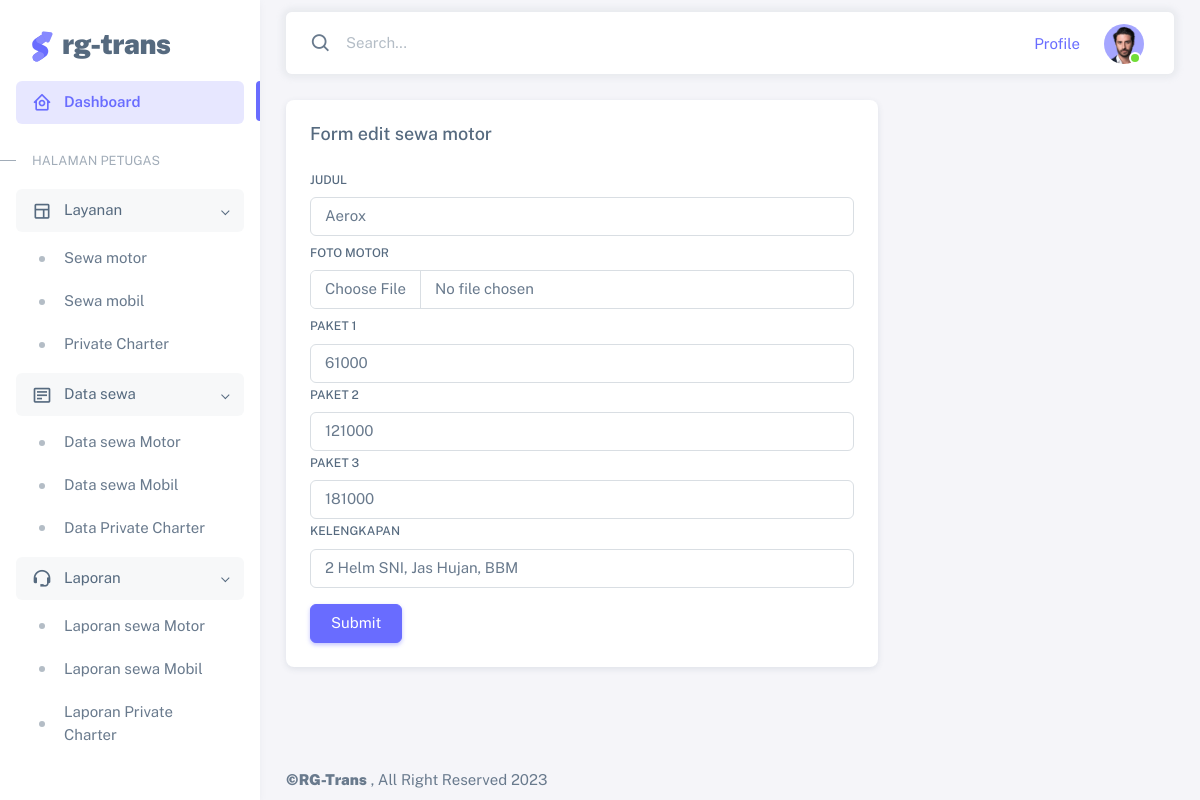
The app's page /edit_motor.php?edit_motor=1 with its own data.
### tables this page shows
CREATE TABLE `s_motor` (
  `id` int(11) NOT NULL,
  `judul` varchar(100) NOT NULL,
  `kelengkapan` varchar(255) NOT NULL,
  `paket1` int(11) NOT NULL,
  `paket2` int(11) DEFAULT NULL,
  `paket3` int(11) DEFAULT NULL,
  `foto` varchar(255) NOT NULL
);

### edit_motor.php (the view, shortened to what this page needs)
<?php
require_once('koneksi.php');
if(isset($_GET['edit_motor'])){
    $id = $_GET['edit_motor'];
    $query = "SELECT * FROM s_motor where id='$id'";
    $data= mysqli_query($conn,$query);
}
?>
<!DOCTYPE html>
<html
  lang="en"
  class="light-style layout-menu-fixed"
  dir="ltr"
  data-theme="theme-default"
  data-assets-path="sneat/assets/"
  data-template="vertical-menu-template-free"
>
  <head>
    <?php require_once('layout2/_CSS.php')?>
  </head>
  <body>
    <div class="layout-wrapper layout-content-navbar">
      <div class="layout-container">
        <?php require_once('layout2/_Sidebar.php')?>
        <div class="layout-page">
          <?php require_once('layout2/_Navbar.php')?>
          <div class="content-wrapper">
            <div class="container-xxl flex-grow-1 container-p-y ">
            <div class="row">
             <form enctype="multipart/form-data" action="proses.php" method="POST">
             <div class="col-md-8">
             <div class="card align-center">
                    <h5 class="card-header">Form edit sewa motor</h5>
                    <div class="card-body">
                        <?php foreach($data as $a){ ?>
                      <div>
                        <label for="judul" class="form-label">Judul</label>
                        <input class="form-control" type="text" value="<?=$a['judul'];?>" name="judul" id="judul">
                      </div>
                      <div>
                        <label for="foto" class="form-label mt-2">Foto motor</label>
                        <input class="form-control" type="file" name="foto"  value="<?=$a['foto'];?>" id="foto">
                      </div>
                      <div>
                        <label for="paket1" class="form-label mt-2">Paket 1</label>
                        <input class="form-control" type="number" name="paket1"  value="<?=$a['paket1'];?>" id="paket1">
                      </div>
                      <div>
                        <label for="paket2" class="form-label">Paket 2</label>
                        <input class="form-control" type="number" name="paket2"  value="<?=$a['paket2'];?>" id="paket2">
                      </div>
                      <div>
                        <label for="paket3" class="form-label">Paket 3</label>
                        <input class="form-control" type="number" name="paket3"  value="<?=$a['paket3'];?>"id="paket3">
                      </div>
                      <div>
                        <label for="kelengkapan" class="form-label">Kelengkapan</label>
                        <input class="form-control" type="text" name="kelengkapan"  value="<?=$a['kelengkapan'];?>" id="kelengkapan">
                      </div>
                      <div>
                        <button class="btn btn-primary mt-3" type="submit" name="edit_motor">Submit</button>
                      </div>
                      <?php } ?>
                  </div>
                </div>
             </form>
            </div>
            </div>
            </div>
            <?php require_once('layout2/_Footer.php')?>
        </div>
        </div>
      </div>
  </body>
</html>

### records on screen
s_motor: judul "Aerox", paket1 "61000", paket2 "121000", paket3 "181000", kelengkapan "2 Helm SNI, Jas Hujan, BBM"
